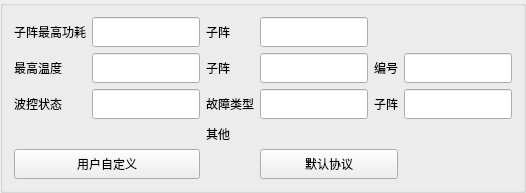
          <widget class="QGroupBox" name="grpSubArrayDisplayConfig">
           <property name="title">
            <string/>
           </property>
           <layout class="QGridLayout" name="layoutSubArrayDisplayConfig">
            <item row="0" column="0">
             <widget class="QLabel" name="lblMaxPower">
              <property name="text">
               <string>子阵最高功耗</string>
              </property>
             </widget>
            </item>
            <item row="0" column="1">
             <widget class="QLineEdit" name="leDisplaySubArray">
              <property name="minimumSize">
               <size>
                <width>78</width>
                <height>30</height>
               </size>
              </property>
             </widget>
            </item>
            <item row="0" column="2">
             <widget class="QLabel" name="lblDisplaySubArray">
              <property name="text">
               <string>子阵</string>
              </property>
             </widget>
            </item>
            <item row="0" column="3">
             <widget class="QLineEdit" name="leDisplaySubArrayNo">
              <property name="minimumSize">
               <size>
                <width>78</width>
                <height>30</height>
               </size>
              </property>
             </widget>
            </item>
            <item row="1" column="0">
             <widget class="QLabel" name="lblMaxTemperature">
              <property name="text">
               <string>最高温度</string>
              </property>
             </widget>
            </item>
            <item row="1" column="1">
             <widget class="QLineEdit" name="leMaxTemperature">
              <property name="minimumSize">
               <size>
                <width>78</width>
                <height>30</height>
               </size>
              </property>
             </widget>
            </item>
            <item row="1" column="2">
             <widget class="QLabel" name="lblDisplaySubArrayNo2">
              <property name="text">
               <string>子阵</string>
              </property>
             </widget>
            </item>
            <item row="1" column="3">
             <widget class="QLineEdit" name="leFaultSubArray">
              <property name="minimumSize">
               <size>
                <width>78</width>
                <height>30</height>
               </size>
              </property>
             </widget>
            </item>
            <item row="1" column="4">
             <widget class="QLabel" name="lblArrayNumber">
              <property name="text">
               <string>编号</string>
              </property>
             </widget>
            </item>
            <item row="1" column="5">
             <widget class="QLineEdit" name="leArrayNumber">
              <property name="minimumSize">
               <size>
                <width>78</width>
                <height>30</height>
               </size>
              </property>
             </widget>
            </item>
            <item row="2" column="0">
             <widget class="QLabel" name="lblWaveControlStatus">
              <property name="text">
               <string>波控状态</string>
              </property>
             </widget>
            </item>
            <item row="2" column="1">
             <widget class="QLineEdit" name="leWaveControlStatus">
              <property name="minimumSize">
               <size>
                <width>78</width>
                <height>30</height>
               </size>
              </property>
             </widget>
            </item>
            <item row="2" column="2">
             <widget class="QLabel" name="lblFaultType">
              <property name="text">
               <string>故障类型</string>
              </property>
             </widget>
            </item>
            <item row="2" column="3">
             <widget class="QLineEdit" name="leFaultType">
              <property name="minimumSize">
               <size>
                <width>78</width>
                <height>30</height>
               </size>
              </property>
             </widget>
            </item>
            <item row="2" column="4">
             <widget class="QLabel" name="lblFaultSubArray">
              <property name="text">
               <string>子阵</string>
              </property>
             </widget>
            </item>
            <item row="2" column="5">
             <widget class="QLineEdit" name="leFaultSubArray2">
              <property name="minimumSize">
               <size>
                <width>78</width>
                <height>30</height>
               </size>
              </property>
             </widget>
            </item>
            <item row="3" column="2">
             <widget class="QLabel" name="lblDisplayOther">
              <property name="text">
               <string>其他</string>
              </property>
             </widget>
            </item>
            <item row="4" column="0" colspan="2">
             <widget class="QPushButton" name="btnUserCustom">
              <property name="minimumSize">
               <size>
                <width>120</width>
                <height>30</height>
               </size>
              </property>
              <property name="text">
               <string>用户自定义</string>
              </property>
             </widget>
            </item>
            <item row="4" column="3" colspan="2">
             <widget class="QPushButton" name="btnDefaultProtocol">
              <property name="minimumSize">
               <size>
                <width>120</width>
                <height>30</height>
               </size>
              </property>
              <property name="text">
               <string>默认协议</string>
              </property>
             </widget>
            </item>
           </layout>
          </widget>
